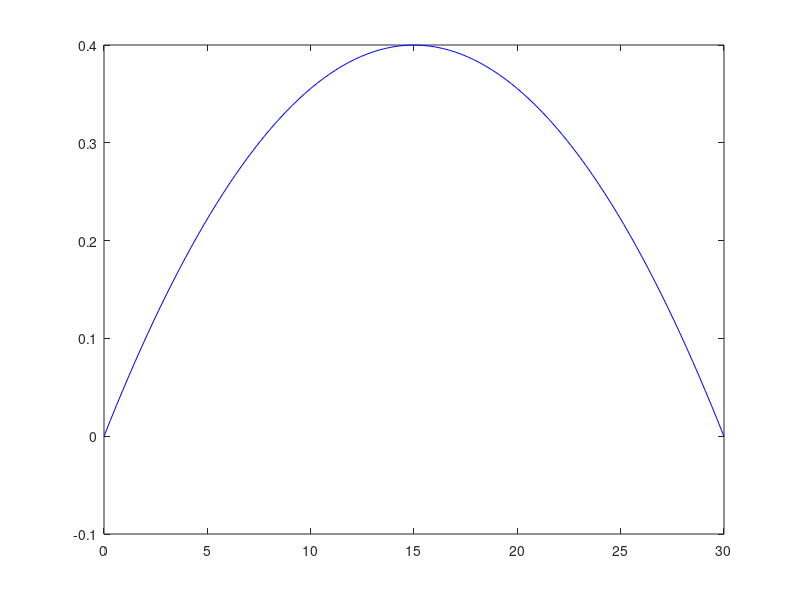
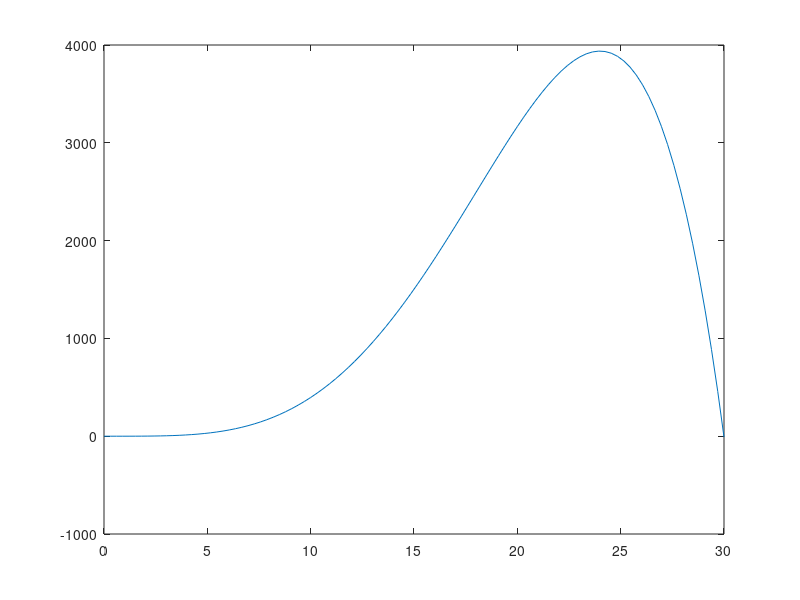

MATLAB code for these plots, in order:
close all


v = linspace(0,30);
eta = -0.001778 * v.^2 + 0.05333 * v;

r = 5;
A = pi * (r/2)^2;
rho = 1.27;
mph2metric = 0.447;
p = (1/2)* rho * A * (v * mph2metric).^3 .*eta


figure()
plot (v,eta,'b-');
% xlabel('Speed (m/s)')
% ylabel('Efficiency (%)')

figure()
plot(v,p)

